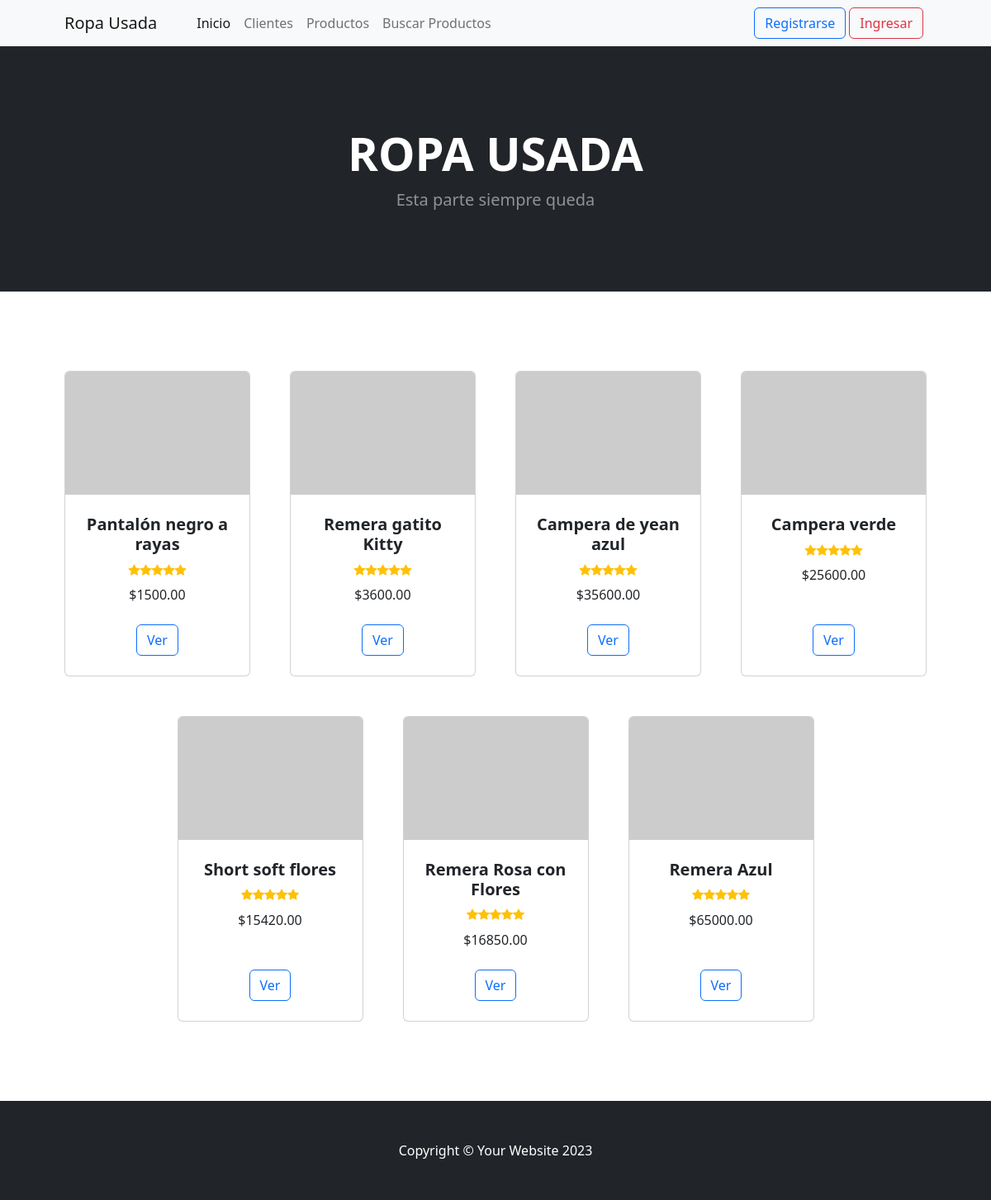
The page / on the database its author committed.
### MiApp/models.py (models this page shows, shortened)
class Productos(models.Model):
    nombre     = models.CharField(max_length=80)
    categoria  = models.CharField(max_length=20)
    precio     = models.DecimalField(max_digits=19, decimal_places=2)
    descrip    = models.TextField(blank=True)
    imagen     = models.ImageField(upload_to='productos', null=True, blank = True)

### MiApp/views.py (the view)
# urls.py: path('', views.ProductoListView.as_view(), name="List"),
class ProductoListView(ListView):
    model = Productos
    template_name = "MiApp/resultados_class.html"

### MiApp/context_processors.py (called while the page is built, shortened)
def custom_avatar(request):
    context = auth(request)
    user = context['user']
    print("en contexto")
    return context

### MiApp/templates/MiApp/resultados_class.html (shortened to what this page needs)
{% extends 'MiApp/base.html' %}
{% load static %}
{% block seccion1 %}
    <section class="py-5">
        <div class="container px-4 px-lg-5 mt-5">
            <div class="row gx-4 gx-lg-5 row-cols-2 row-cols-md-3 row-cols-xl-4 justify-content-center">
                {% for producto in object_list %}
                    <div class="col mb-5">
                        <div class="card h-100">
                            <img class="card-img-top" src="https://dummyimage.com/450x300/dee2e6/6c757d.jpg" alt="..." />
                            <div class="card-body p-4">
                                <div class="text-center">
                                    <h5 class="fw-bolder">{{ producto.nombre }}</h5>
                                    <div class="d-flex justify-content-center small text-warning mb-2">
                                        <div class="bi-star-fill"></div>
                                        <div class="bi-star-fill"></div>
                                        <div class="bi-star-fill"></div>
                                        <div class="bi-star-fill"></div>
                                        <div class="bi-star-fill"></div>
                                    </div>
                                    ${{ producto.precio }}
                                </div>
                            </div>
                            <div class="card-footer p-4 pt-0 border-top-0 bg-transparent">
                                {% if request.user.is_superuser %}
                                    <div class="text-center">
                                        <a href="{% url 'Pro_det' producto.id %}" class="btn btn-outline-primary me-1">Editar</a>
                                        <a href="{% url 'Pro_det' producto.id %}" class="btn btn-outline-danger me-1">Eliminar</a>
                                    </div>
                                {% else %}
                                    <div class="text-center">
                                        <a href="{% url 'Pro_det' producto.id %}" class="btn btn-outline-primary">Ver</a>
                                    </div>
                                {% endif %}
                            </div>
                        </div>
                    </div>
                {% endfor %}
            </div>
        </div>
    </section>
{% endblock seccion1 %}

### rows shown on the page
Productos: nombre "Pantalón negro a rayas", precio "1500.00"
Productos: nombre "Remera gatito Kitty", precio "3600.00"
Productos: nombre "Campera de yean azul", precio "35600.00"
Productos: nombre "Campera verde", precio "25600.00"
Productos: nombre "Short soft flores", precio "15420.00"
Productos: nombre "Remera Rosa con Flores", precio "16850.00"
Productos: nombre "Remera Azul", precio "65000.00"
